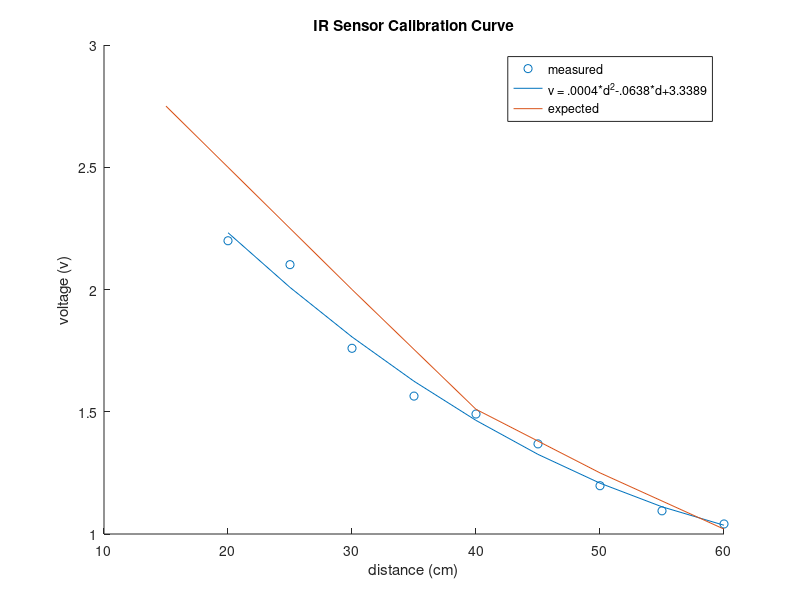

The MATLAB script that drew this image:
clear;
clf;
calibration_data = csvread('DistanceCalibrationTable.csv');
measured_distance = calibration_data(:,1);
measured_raw_IR = calibration_data(:,2);
measured_voltage = 5.*(measured_raw_IR./1023);

expected_distance = [15; 20; 30; 40; 50; 60];
expected_voltage = [2.75; 2.5; 2; 1.51; 1.25; 1.02];

scatter(measured_distance, measured_voltage);
hold on
p = polyfit(measured_distance, measured_voltage, 2)
xlabel('distance (cm)')
fit_curve = polyval(p, measured_distance);
ylabel('voltage (v)')
plot(measured_distance, fit_curve)

plot(expected_distance, expected_voltage)

title(['IR Sensor Calibration Curve'])
legend('measured', 'v = .0004*d^2-.0638*d+3.3389', 'expected');

predicted_voltage = polyval(p, expected_distance);
error = predicted_voltage - expected_voltage;
% percent_error = ;